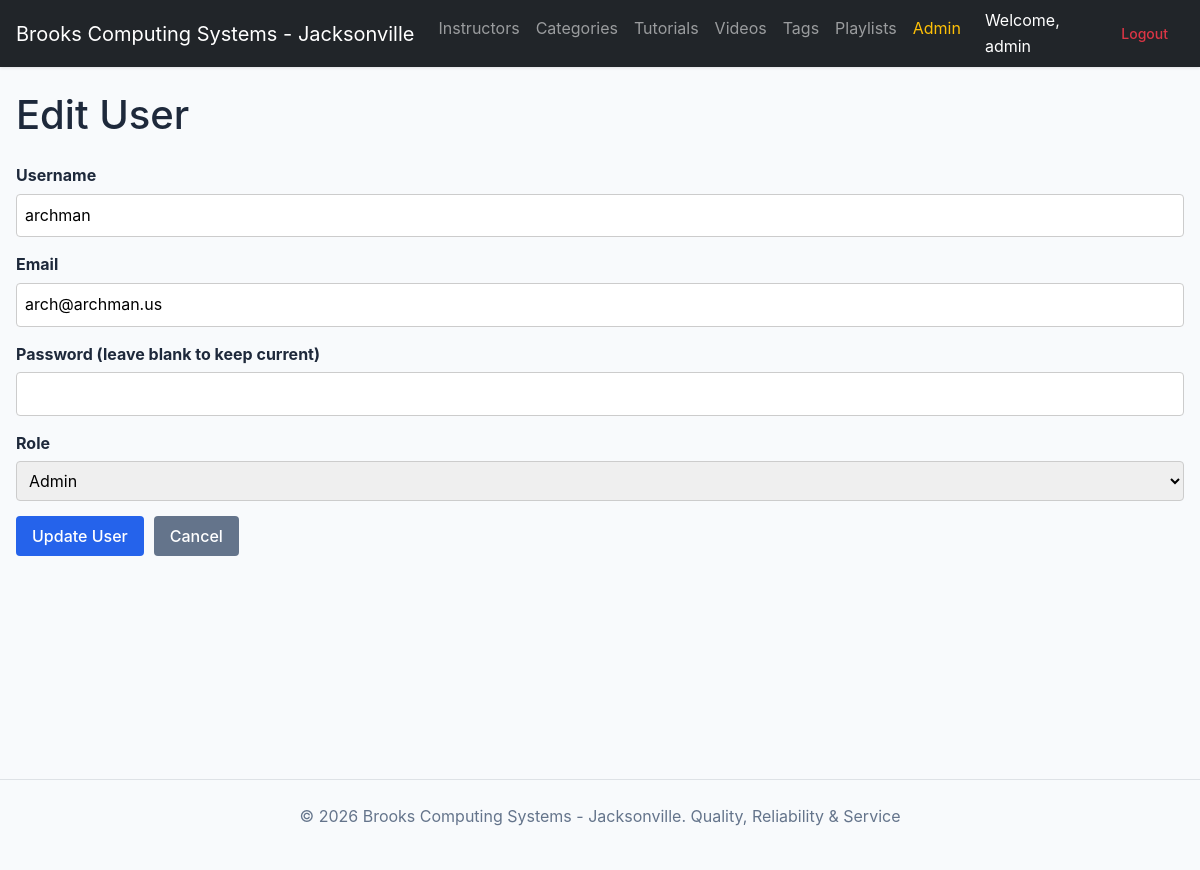
Screenshot of /admin/users-edit/2 (signed in) with the database file from the repository.
### tables this page shows
CREATE TABLE `users` (
  `user_id` int(11) NOT NULL AUTO_INCREMENT,
  `username` varchar(100) NOT NULL,
  `password` varchar(255) NOT NULL,
  `email` varchar(255) NOT NULL,
  `role_id` int(11) DEFAULT NULL,
  `created_at` timestamp NULL DEFAULT current_timestamp(),
  PRIMARY KEY (`user_id`),
  UNIQUE KEY `username` (`username`),
  UNIQUE KEY `email` (`email`),
  KEY `role_id` (`role_id`),
  CONSTRAINT `users_ibfk_1` FOREIGN KEY (`role_id`) REFERENCES `roles` (`role_id`) ON DELETE SET NULL
);

CREATE TABLE `roles` (
  `role_id` int(11) NOT NULL AUTO_INCREMENT,
  `role_name` varchar(50) NOT NULL,
  PRIMARY KEY (`role_id`),
  UNIQUE KEY `role_name` (`role_name`)
);

### app/Controllers/AdminController.php (called while the page is built, shortened)
<?php
class AdminController extends BaseController {
    private $userModel;
    private $rbacModel;
    public function __construct() {
        $this->userModel = new User();
        $this->rbacModel = new Rbac();
    }
    public function userEdit($id = null) {
        $user = $this->userModel->find($id);
        $roles = $this->rbacModel->getAllRoles();
        $this->render('admin/users/edit', [
            'title' => 'Edit User',
            'user' => $user,
            'roles' => $roles
        ]);
    }
}

### app/Config/Database.php (called while the page is built, shortened)
<?php
class Database {
    private static $instance = null;
    private $connection;
    private function __construct() {
        $env = parse_ini_file(__DIR__ . '/../../.env');
        $host = $env['DB_HOST'] ?? 'localhost';
        $db   = $env['DB_NAME'] ?? '';
        $user = $env['DB_USER'] ?? '';
        $pass = $env['DB_PASS'] ?? '';
        $charset = 'utf8mb4';
        $dsn = "mysql:host=$host;dbname=$db;charset=$charset";
        $options = [
            PDO::ATTR_ERRMODE            => PDO::ERRMODE_EXCEPTION,
            PDO::ATTR_DEFAULT_FETCH_MODE => PDO::FETCH_ASSOC,
            PDO::ATTR_EMULATE_PREPARES   => false,
        ];
        try {
            $this->connection = new PDO($dsn, $user, $pass, $options);
        } catch (PDOException $e) {
            throw new PDOException($e->getMessage(), (int)$e->getCode());
        }
    }
    public static function getInstance() {
        if (self::$instance === null) {
            self::$instance = new self();
        }
        return self::$instance;
    }
    public function getConnection() {
        return $this->connection;
    }
}

### app/Models/User.php (called while the page is built, shortened)
<?php
class User {
    private $db;
    public function __construct() {
        $this->db = Database::getInstance()->getConnection();
    }
    public function find($id) {
        $stmt = $this->db->prepare("SELECT * FROM users WHERE user_id = ?");
        $stmt->execute([$id]);
        return $stmt->fetch();
    }
}

### app/Models/Rbac.php (called while the page is built, shortened)
<?php
class Rbac {
    private $db;
    public function __construct() {
        $this->db = Database::getInstance()->getConnection();
    }
    public function getAllRoles() {
        $stmt = $this->db->query("SELECT * FROM roles");
        return $stmt->fetchAll();
    }
}

### app/Views/admin/users/edit.php (the view, shortened to what this page needs)
<h1>Edit User</h1>
<form action="<?= BASE_PATH ?>/admin/users-update" method="POST">
    <div class="form-group">
        <label for="username">Username</label>
        <input type="text" name="username" id="username" value="<?= htmlspecialchars($user['username']) ?>" required>
    </div>
    <div class="form-group">
        <label for="email">Email</label>
        <input type="email" name="email" id="email" value="<?= htmlspecialchars($user['email']) ?>" required>
    </div>
    <div class="form-group">
        <label for="password">Password (leave blank to keep current)</label>
        <input type="password" name="password" id="password">
    </div>
    <div class="form-group">
        <label for="role_id">Role</label>
        <select name="role_id" id="role_id">
            <?php foreach ($roles as $role): ?>
                <option value="<?= $role['role_id'] ?>" <?= $role['role_id'] == $user['role_id'] ? 'selected' : '' ?>><?= $role['role_name'] ?></option>
            <?php endforeach; ?>
        </select>
    </div>
    <div class="form-actions">
        <button type="submit" class="btn btn-primary">Update User</button>
        <a href="<?= BASE_PATH ?>/admin/users" class="btn btn-secondary">Cancel</a>
    </div>
</form>

### public/css/style.css (style rules this page uses)
:root { --primary-color: #2563eb; --secondary-color: #64748b; --bg-color: #f8fafc; --text-color: #1e293b; --white: #ffffff; --border-color: #e2e8f0; --danger-color: #ef4444; }
* { box-sizing: border-box; margin: 0; padding: 0; }
body { font-family: -apple-system, BlinkMacSystemFont, "Segoe UI", Roboto, "Helvetica Neue", Arial, sans-serif; line-height: 1.6; background-color: var(--bg-color); color: var(--text-color); }
h1 { margin-bottom: 1.5rem; }
.btn { display: inline-block; padding: 0.5rem 1rem; border-radius: 0.25rem; text-decoration: none; font-weight: 500; cursor: pointer; border: none; }
.btn-primary { background-color: var(--primary-color); color: var(--white); }
.btn-secondary { background-color: var(--secondary-color); color: var(--white); }
.form-group { margin-bottom: 1rem; }
label { display: block; margin-bottom: 0.5rem; font-weight: 500; }
input, select, textarea { width: 100%; padding: 0.5rem; border: 1px solid var(--border-color); border-radius: 0.25rem; font-size: 1rem; }
.form-group { margin-bottom: 15px; }
.form-group label { display: block; margin-bottom: 5px; font-weight: bold; }
.form-group input, .form-group select, .form-group textarea { width: 100%; padding: 8px; border: 1px solid #ccc; border-radius: 4px; }
.form-actions { display: flex; gap: 10px; }

### rows the page displays
users: username "archman", email "arch@archman.us", role_id "Admin"

### other values shown
$currentUser['username'] "admin"
